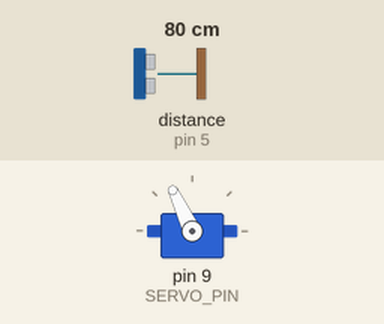
The sketch below on a simulated Arduino Uno, built with avr-gcc and run on an emulated ATmega328P. Parts: servo. The inputs (shaded band) are chosen by the test bench; at power-on: distance to the obstacle (sensor on pin 5) 80 cm. The echo pulse lasts 58.3 µs per cm; what the sketch prints to the serial monitor is not drawn.

Above: at 3.9 s.
4.0 s: distance to the obstacle (sensor on pin 5) set to 17 cm
6.7 s: distance to the obstacle (sensor on pin 5) set to 14 cm
At 8.9 s:
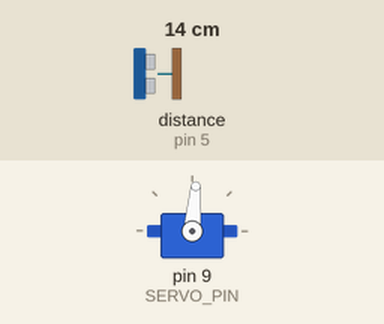
At 9.6 s:
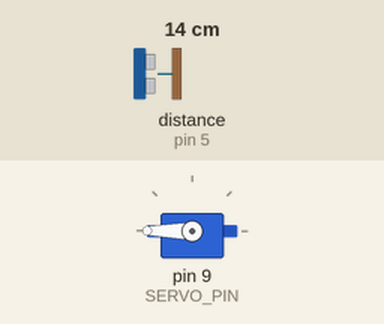
9.8 s: distance to the obstacle (sensor on pin 5) set to 18 cm
At 11.0 s:
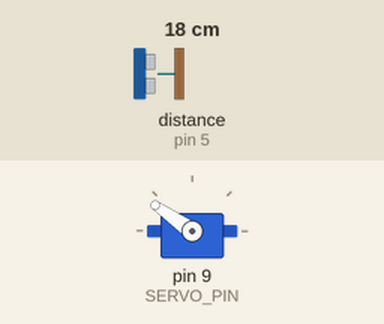
Timing chart, 0 to 12.8 s (numbered marks = the images above; inputs shaded):
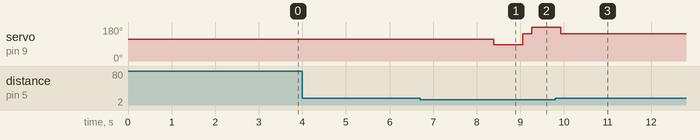

Measured:
- the behaviour switches between 16 and 15 cm on distance to the obstacle (sensor on pin 5) (found by bisection; images 0 and 1)
- after the input at 4.0 s, every drawn part: stays the same
- after the input at 6.7 s, servo on pin 9 (SERVO_PIN): 115° → 85° after 1.7 s, → 145° 0.67 s later, → 180° 0.20 s later
- after the input at 9.8 s, servo on pin 9 (SERVO_PIN): goes on until 9.9 s, then stays 145°

The sketch:

HC_SR04-servo.ino.ino
```cpp
/*
 * HC-SR04 ultrasonic sensor - on top of servo
 *
 * Hardware:
 * 1. servo on pin D9 (PMW)
 * 2. Grove Ultrasonic sensor
 *    Echo: Echo (OUTPUT) - S0 / Pin D5
 *    Trig : Trigger (INPUT) - S1 / Pin D6
 *
 * 2016_1029 PePo new
 */
#include <Servo.h>
#include <NewPing.h>

#define ECHO_PIN 5
#define TRIGGER_PIN 6
#define MAX_DISTANCE 200

// look position parameters
// 2016_1029 PePo updated with servo on bracket
#define LOOK_FORWARD 145//115
#define LOOK_LEFT 190 //180
#define LOOK_RIGHT 85 //50

// create HSR04 object sonar...
// using NewPing using pins and maximum distance
NewPing sonar(TRIGGER_PIN, ECHO_PIN, MAX_DISTANCE);
int distance = 100;

#define SERVO_PIN 9
// create servo object ...
Servo sonarServo;

void setup()
{
  Serial.begin (115200);
  sonarServo.attach(SERVO_PIN);
  sonarServo.write(115);
  delay(2000);

  distance = readPing();
  delay(100);
  distance = readPing();
  delay(100);
  distance = readPing();
  delay(100);
  distance = readPing();
  delay(100);
}

void loop()
{
  int distanceR = 0;
  int distanceL = 0;
  delay (500);//(40);

  if (distance <= 15) {
    moveStop();
    delay(100);
    moveBackward();
    delay(300);
    moveStop();
    delay(200);
    distanceR = lookRight();
    delay(200);
    distanceL = lookLeft();
    delay(200);

    if ( distanceR >= distanceL) {
      turnRight();
      moveStop();
    } else {
      turnLeft();
      moveStop();
    }
  } else {
    moveForward();
  }
  distance = readPing();
}

int lookRight()
{
    Serial.print("look right...");
    sonarServo.write(LOOK_RIGHT);
    delay(500);
    int distance = readPing();
    delay(100);
    sonarServo.write(LOOK_FORWARD);
    return distance;
}

int lookLeft()
{
    Serial.print("look left...");
    sonarServo.write(LOOK_LEFT);
    delay(500);
    int distance = readPing();
    delay(100);
    sonarServo.write(LOOK_FORWARD);
    return distance;
    delay(100);
}

int readPing()
{
  //delay(70);
  int cm = sonar.ping_cm();
  delay(70);
  if (cm == 0)  { cm = 250;  }
  // debugging
  Serial.print("Afstand: "); Serial.print(cm);
  Serial.println(" cm");
  return cm;
}

void moveStop() {
  Serial.println("stop...");
}

void moveForward() {
  Serial.println("move forward...");
}

void moveBackward() {
  Serial.println("move backward...");
}

void turnRight() {
  Serial.println("turn right...");
}

void turnLeft() {
  Serial.println("turn left...");
}
```
